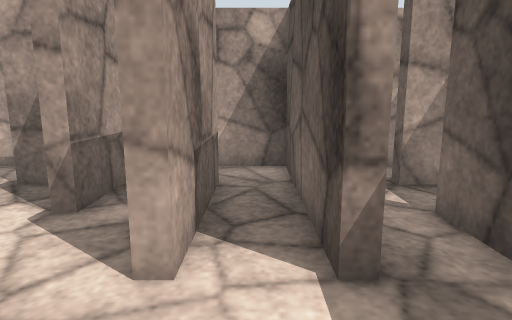
View 1 (above)

14 first-person views from a walk through a robot-simulator world made for Gazebo. The camera is 0.86 m above the floor, tilts 10° down and sees 75° across. The floor is counted in squares, 0.5 m on a side. Each view is taken from the middle of a square. On the plan, view 1 faces up. The plan holds only what a view shows up to about 16 squares ahead; the rest is blank. The place goes on beyond the plan. Surface patterns are stand-ins for the level's own textures.

View 2
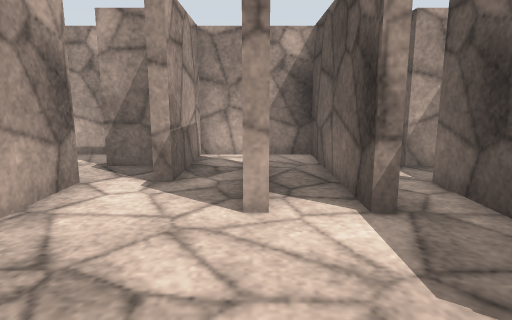

View 3
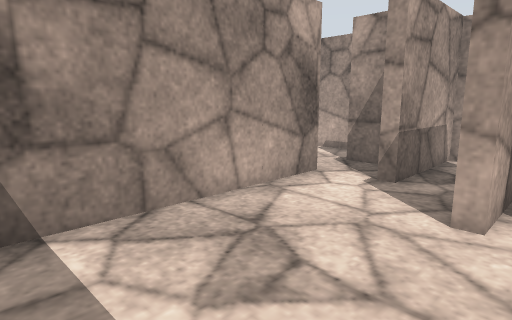

View 4
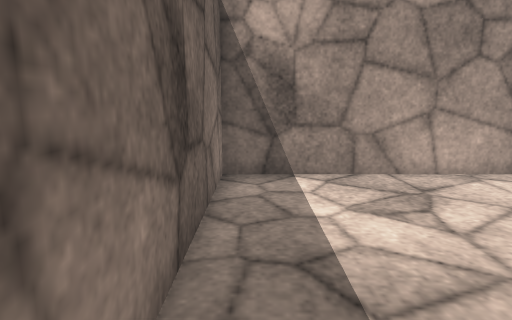

View 5
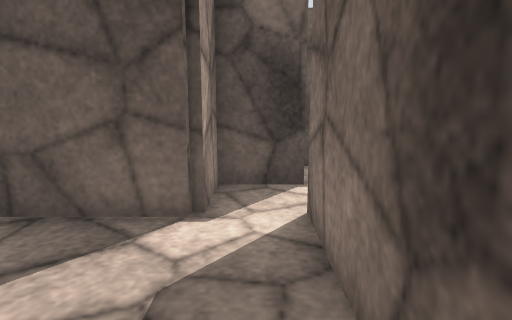

View 6
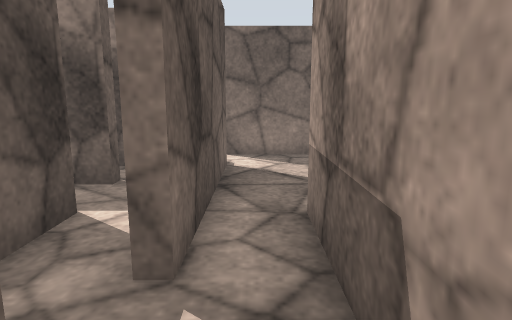

View 7
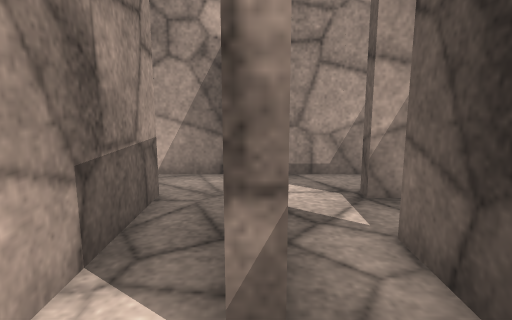

View 8
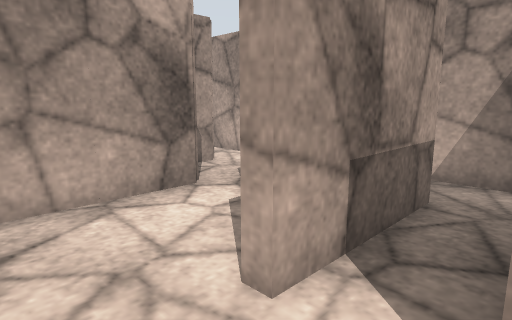

View 9
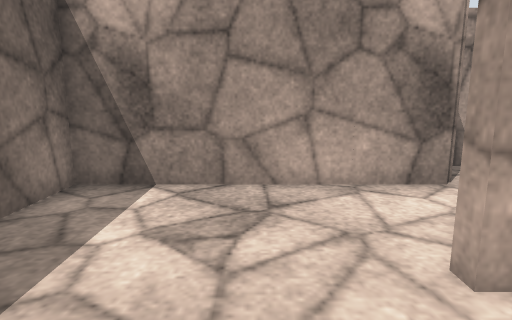

View 10
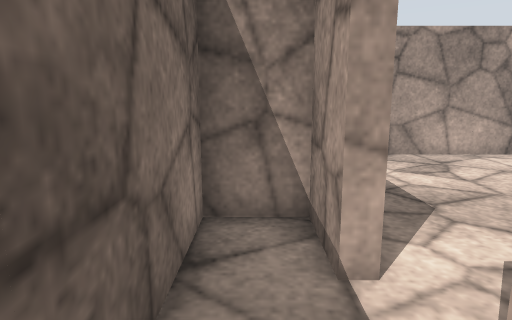

View 11
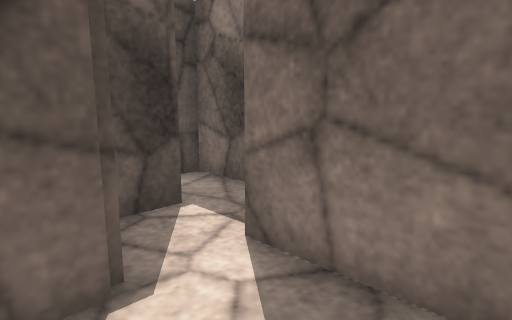

View 12
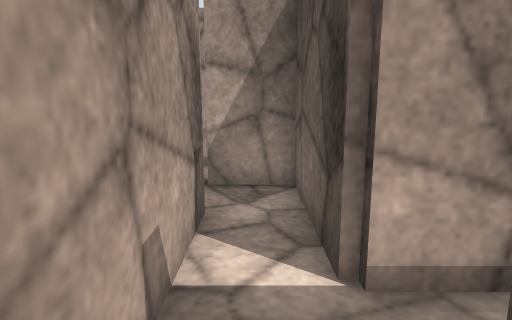

View 13
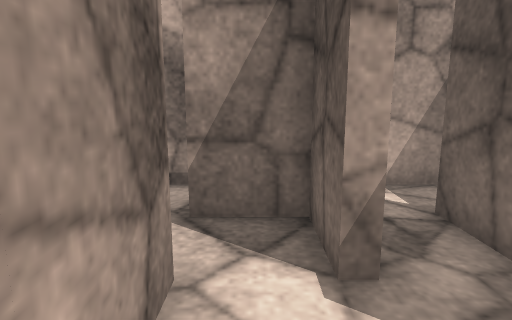

View 14
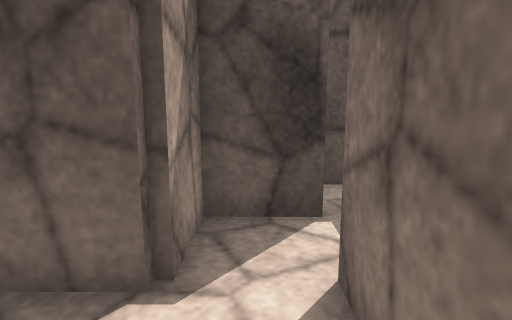

### Floor plan
Key: @ floor where view 1 was taken; # wall or solid block; . floor.
Columns run from 9 left of view 1 to 7 right of it. Each row starts with its distance up from view 1.
  9 ##############
  8  .... #...#..
  7   #.###...#.###
  6   #...#.#.#...#
  5     #.#.#.#...#
  4     #...#.#.#.#
  3     #...#.#.#.##
  2     #.......#...
  1     #.......# ##
  0     #....@..#..
 -1     #.......####
 -2     #.........#
 -3     ########..#.#
 -4           #.....#
 -5           #######

Positions as (right, up) in squares from view 1, and headings:
1: (0, 0), facing up
2: (-1, -2), facing up
3: (0, -2), facing up-left
4: (3, -2), facing left
5: (-2, -2), facing right
6: (2, 8), facing down
7: (1, 1), facing up
8: (1, 1), facing up-left
9: (2, 1), facing left
10: (6, -4), facing left
11: (0, 0), facing down-right
12: (4, 0), facing up
13: (-4, 2), facing up
14: (0, -2), facing right
